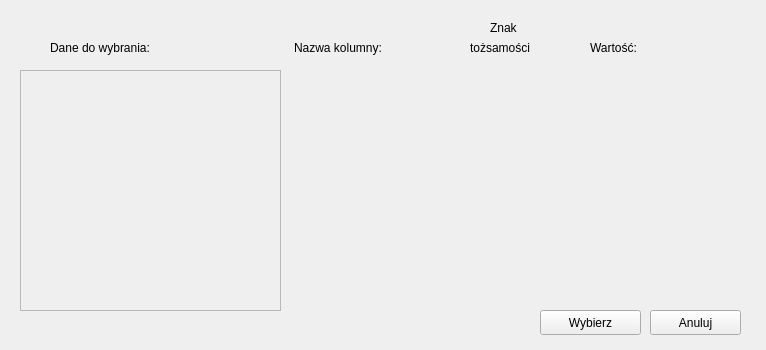
<?xml version="1.0" encoding="UTF-8"?>
<ui version="4.0">
 <class>SelectWindow</class>
 <widget class="QDialog" name="SelectWindow">
  <property name="geometry">
   <rect>
    <x>0</x>
    <y>0</y>
    <width>766</width>
    <height>350</height>
   </rect>
  </property>
  <property name="windowTitle">
   <string>Dialog</string>
  </property>
  <widget class="QTextEdit" name="textEdit">
   <property name="enabled">
    <bool>false</bool>
   </property>
   <property name="geometry">
    <rect>
     <x>20</x>
     <y>70</y>
     <width>261</width>
     <height>241</height>
    </rect>
   </property>
  </widget>
  <widget class="QLabel" name="label">
   <property name="geometry">
    <rect>
     <x>50</x>
     <y>40</y>
     <width>201</width>
     <height>16</height>
    </rect>
   </property>
   <property name="text">
    <string>Dane do wybrania:</string>
   </property>
  </widget>
  <widget class="QLabel" name="label_2">
   <property name="geometry">
    <rect>
     <x>294</x>
     <y>40</y>
     <width>151</width>
     <height>16</height>
    </rect>
   </property>
   <property name="text">
    <string>Nazwa kolumny:</string>
   </property>
  </widget>
  <widget class="QLabel" name="label_3">
   <property name="geometry">
    <rect>
     <x>490</x>
     <y>20</y>
     <width>31</width>
     <height>16</height>
    </rect>
   </property>
   <property name="text">
    <string>Znak</string>
   </property>
  </widget>
  <widget class="QLabel" name="label_4">
   <property name="geometry">
    <rect>
     <x>470</x>
     <y>40</y>
     <width>75</width>
     <height>16</height>
    </rect>
   </property>
   <property name="text">
    <string>tożsamości</string>
   </property>
  </widget>
  <widget class="QLabel" name="label_5">
   <property name="geometry">
    <rect>
     <x>590</x>
     <y>40</y>
     <width>61</width>
     <height>16</height>
    </rect>
   </property>
   <property name="text">
    <string>Wartość:</string>
   </property>
  </widget>
  <widget class="QPushButton" name="pushButton_select">
   <property name="geometry">
    <rect>
     <x>540</x>
     <y>310</y>
     <width>101</width>
     <height>25</height>
    </rect>
   </property>
   <property name="tabletTracking">
    <bool>true</bool>
   </property>
   <property name="focusPolicy">
    <enum>Qt::TabFocus</enum>
   </property>
   <property name="text">
    <string>Wybierz</string>
   </property>
   <property name="autoDefault">
    <bool>false</bool>
   </property>
  </widget>
  <widget class="QPushButton" name="pushButton">
   <property name="geometry">
    <rect>
     <x>650</x>
     <y>310</y>
     <width>91</width>
     <height>25</height>
    </rect>
   </property>
   <property name="tabletTracking">
    <bool>true</bool>
   </property>
   <property name="focusPolicy">
    <enum>Qt::TabFocus</enum>
   </property>
   <property name="text">
    <string>Anuluj</string>
   </property>
   <property name="autoDefault">
    <bool>false</bool>
   </property>
  </widget>
 </widget>
 <resources/>
 <connections/>
</ui>
